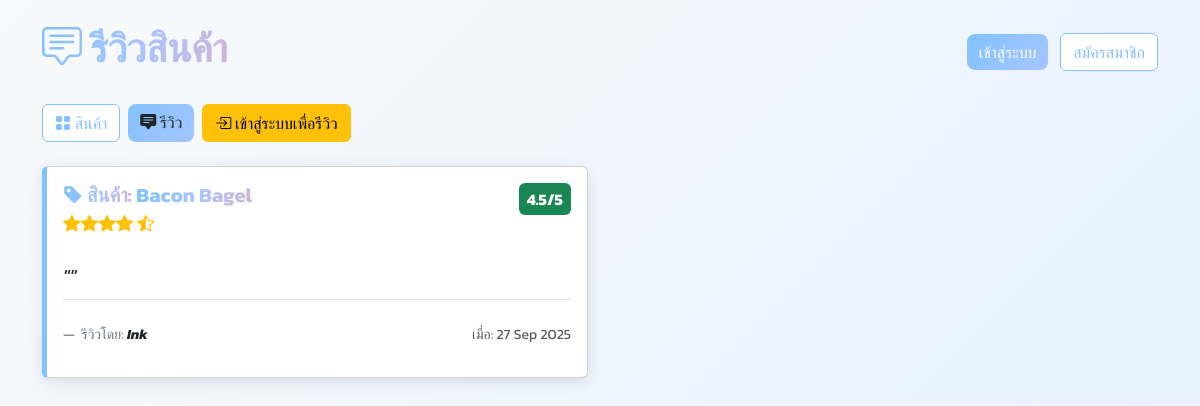
/review.php, run on the app's committed database.
### tables this page shows
CREATE TABLE `reviews` (
  `review_id` int(11) NOT NULL,
  `product_id` int(11) NOT NULL,
  `user_id` int(11) NOT NULL,
  `rating` decimal(2,1) NOT NULL COMMENT 'คะแนนรีวิว 1.0 - 5.0',
  `comment` text DEFAULT NULL,
  `created_at` timestamp NOT NULL DEFAULT current_timestamp()
);

CREATE TABLE `products` (
  `product_id` int(11) NOT NULL,
  `product_name` varchar(150) NOT NULL,
  `description` text DEFAULT NULL,
  `price` decimal(10,2) NOT NULL,
  `stock` int(11) DEFAULT 0,
  `image` varchar(255) DEFAULT NULL,
  `category_id` int(11) DEFAULT NULL,
  `created_at` timestamp NOT NULL DEFAULT current_timestamp()
);

CREATE TABLE `users` (
  `user_id` int(11) NOT NULL,
  `username` varchar(50) NOT NULL,
  `password` varchar(255) NOT NULL,
  `email` varchar(100) NOT NULL,
  `full_name` varchar(100) DEFAULT NULL,
  `role` enum('admin','member') DEFAULT 'member',
  `created_at` timestamp NOT NULL DEFAULT current_timestamp()
);

### review.php (the view, shortened to what this page needs)
<?php
require_once 'config.php';
$isLoggedIn = isset($_SESSION['user_id']);
$stmt = $conn->query("SELECT r.*, p.product_name, u.username
                      FROM reviews r
                      JOIN products p ON r.product_id = p.product_id
                      JOIN users u ON r.user_id = u.user_id
                      ORDER BY r.created_at DESC");
$reviews = $stmt->fetchAll(PDO::FETCH_ASSOC);
function getRatingColor($rating)
{
    if ($rating >= 4.5)
        return 'bg-success';
    return 'bg-danger';
}
?>
<!DOCTYPE html>
<html lang="th">
<head>
    <link rel="stylesheet" href="https://cdn.jsdelivr.net/npm/bootstrap@5.3.7/dist/css/bootstrap.min.css">
    <link href="https://cdn.jsdelivr.net/npm/bootstrap-icons@1.11.3/font/bootstrap-icons.css" rel="stylesheet">
</head>
<body class="container py-4">
    <div class="d-flex justify-content-between align-items-center mb-4">
        <h1 class="text-gradient"><i class="bi bi-chat-square-text"></i> รีวิวสินค้า</h1>
        <div>
            <?php if ($isLoggedIn): ?>
                <span class="me-3">ยินดีต้อนรับ, <?= htmlspecialchars($_SESSION['username']) ?>
                    (<?= $_SESSION['role'] ?>)</span>
                <a href="profile.php" class="btn btn-outline-custom me-2"><i class="bi bi-person-circle"></i>
                    ข้อมูลส่วนตัว</a>
                <a href="cart.php" class="btn btn-outline-custom me-2"><i class="bi bi-cart"></i> ดูตะกร้า</a>
                <a href="order.php" class="btn btn-outline-custom me-2"><i class="bi bi-clock-history"></i>
                    ดูประวัติการสั่งซื้อ</a>
                <a href="logout.php" class="btn btn-danger"><i class="bi bi-box-arrow-right"></i> ออกจากระบบ</a>
            <?php else: ?>
                <a href="login.php" class="btn btn-gradient me-2">เข้าสู่ระบบ</a>
                <a href="register.php" class="btn btn-outline-custom">สมัครสมาชิก</a>
            <?php endif; ?>
        </div>
    </div>
    <div class="d-flex justify-content-between align-items-center mb-4">
        <div class=" d-flex gap-2 me-auto">
            <a href="index.php" class="btn btn-outline-custom">
                <i class="bi bi-grid-fill"></i> สินค้า
            </a>
            <a href="review.php" class="btn btn-gradient active">
                <i class="bi bi-chat-square-text-fill"></i> รีวิว
            </a>
            <?php if ($isLoggedIn): ?>
                <button type="button" class="btn btn-warning me-2" data-bs-toggle="modal" data-bs-target="#reviewModal">
                    <i class="bi bi-pencil-square"></i> เขียนรีวิว
                </button>
            <?php else: ?>
                <a href="login.php" class="btn btn-warning me-2">
                    <i class="bi bi-box-arrow-in-right"></i> เข้าสู่ระบบเพื่อรีวิว
                </a>
            <?php endif; ?>
        </div>
    </div>
    <div class="row g-4">
        <?php if (empty($reviews)): ?>
            <div class="col-12">
                <div class="alert alert-info text-center" role="alert">
                    <i class="bi bi-info-circle-fill"></i> ยังไม่มีรีวิวสำหรับแสดง
                </div>
            </div>
        <?php else: ?>
            <?php foreach ($reviews as $review):
                $rating = (float) $review['rating'];
                $full = floor($rating);
                $half = ($rating - $full) >= 0.5 ? 1 : 0;
                ?>
                <div class="col-lg-6">
                    <div class="card review-card p-3 h-100">
                        <div class="d-flex justify-content-between align-items-start mb-2">
                            <div>
                                <h5 class="mb-1">
                                    <span class="text-gradient"><i class="bi bi-tag-fill"></i> สินค้า:</span>
                                    <a href="product_detail.php?id=<?= (int) $review['product_id'] ?>"
                                        class="text-gradient fw-bold">
                                        <?= htmlspecialchars($review['product_name']) ?>
                                    </a>
                                </h5>
                                <div class="rating-star">
                                    <?php for ($i = 0; $i < $full; $i++): ?><i class="bi bi-star-fill"></i><?php endfor; ?>
                                    <?php if ($half): ?><i class="bi bi-star-half"></i><?php endif; ?>
                                </div>
                            </div>
                            <span class="badge <?= getRatingColor($rating) ?> p-2 fs-6">
                                <?= number_format($rating, 1) ?>/5
                            </span>
                        </div>
                        <blockquote class="blockquote my-3 pb-2 border-bottom">
                            <p class="mb-0 fst-italic">"<?= nl2br(htmlspecialchars($review['comment'])) ?>"</p>
                        </blockquote>
                        <footer class="blockquote-footer mt-auto pt-2">
                            รีวิวโดย: <cite title="Source Title"
                                class="fw-bold text-dark"><?= htmlspecialchars($review['username']) ?></cite>
                            <span class="float-end text-muted">เมื่อ:
                                <?= date('d M Y', strtotime($review['created_at'])) ?></span>
                        </footer>
                    </div>
                </div>
            <?php endforeach; ?>
        <?php endif; ?>
    </div>
</body>
</html>

### review.php (style rules this page uses)
body { font-family: 'Kanit', 'Nunito', sans-serif; background: linear-gradient(135deg, #f8f9fa, #e6f2ff); }
.text-gradient { background: linear-gradient(90deg, #80c2ffff, #a7c5ffff, #cdb4db); -webkit-background-clip: text; -webkit-text-fill-color: transparent; font-weight: 700; }
.btn-gradient { background: linear-gradient(135deg, #80c2ff, #a7c5ff); color: white; border: none; border-radius: 8px; transition: all 0.3s; }
.btn-outline-custom { background: #ffffff; border: 1px solid #86c0fd; color: #86c0fd; transition: all 0.3s; }
.review-card { border-left: 5px solid #80c2ff; box-shadow: 0 4px 15px rgba(0, 0, 0, 0.1); transition: transform 0.2s; }
.rating-star i { color: #ffc107; font-size: 1.1rem; }

### data on the page
reviews: product.product_name "Bacon Bagel", rating "4.5", user.username "Ink", created_at "27 Sep 2025"
